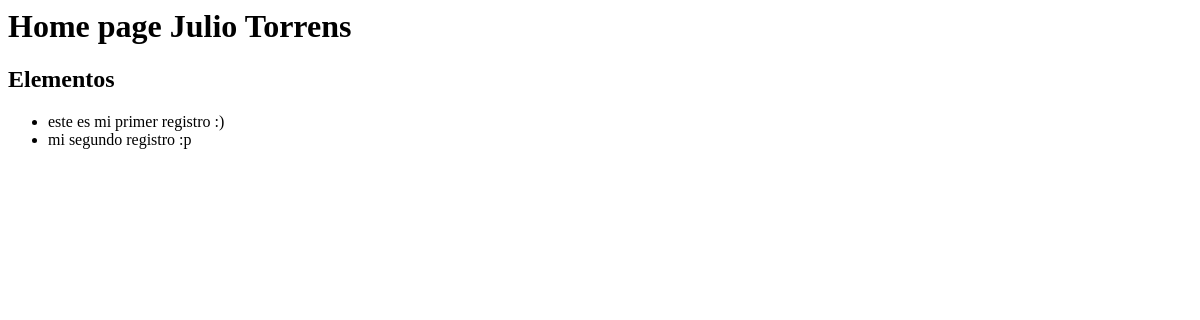
Before: / with the older database file.
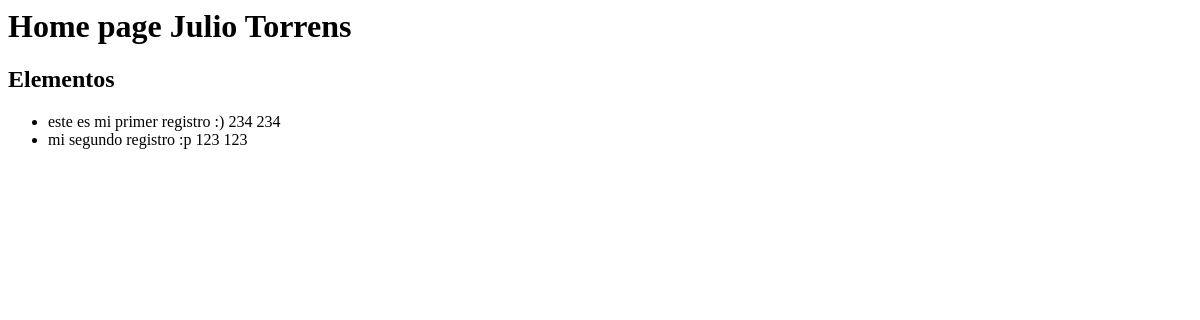
After: the same page with the newer database file.
### posts/models.py (models this page shows, shortened)
class Post(models.Model):
    text = models.TextField()

### posts/views.py (the view)
# urls.py: path("", HomePageView.as_view(), name="home")
class HomePageView(ListView):
    model = Post
    template_name = 'home.html'

### templates/home.html
<h1> Home page Julio Torrens </h1>
<h2> Elementos </h2>
<ul>
    {% for post in post_list %}
    <li>{{ post.text }}</li>
    {% endfor %}
</ul>

Changed rows visible on the page:
changed Post: text "este es mi primer registro :)" → "este es mi primer registro :) 234 234"
changed Post: text "mi segundo registro :p" → "mi segundo registro :p 123 123"
